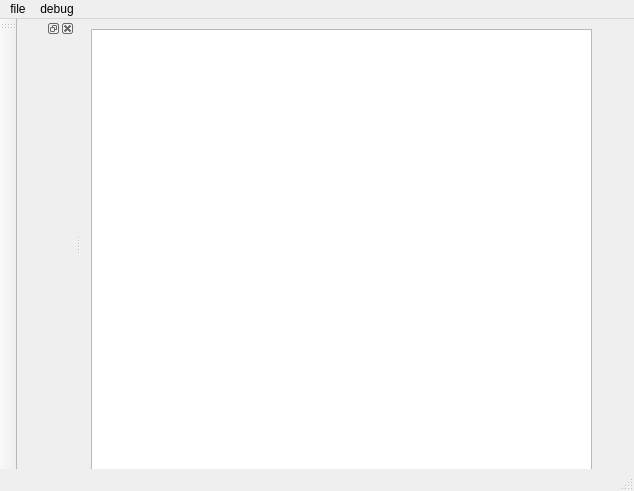
<?xml version="1.0" encoding="UTF-8"?>
<ui version="4.0">
 <class>MainWindow</class>
 <widget class="QMainWindow" name="MainWindow">
  <property name="geometry">
   <rect>
    <x>0</x>
    <y>0</y>
    <width>634</width>
    <height>491</height>
   </rect>
  </property>
  <property name="windowTitle">
   <string>MainWindow</string>
  </property>
  <widget class="QWidget" name="centralWidget">
   <widget class="QTextEdit" name="textEdit">
    <property name="geometry">
     <rect>
      <x>10</x>
      <y>10</y>
      <width>501</width>
      <height>451</height>
     </rect>
    </property>
   </widget>
  </widget>
  <widget class="QMenuBar" name="menuBar">
   <property name="geometry">
    <rect>
     <x>0</x>
     <y>0</y>
     <width>634</width>
     <height>26</height>
    </rect>
   </property>
   <widget class="QMenu" name="menufile">
    <property name="title">
     <string>file</string>
    </property>
    <addaction name="actionnew"/>
    <addaction name="separator"/>
    <addaction name="actionOK"/>
    <addaction name="separator"/>
    <addaction name="actionopen"/>
   </widget>
   <widget class="QMenu" name="menudebug">
    <property name="title">
     <string>debug</string>
    </property>
    <addaction name="actionOk"/>
    <addaction name="actionok"/>
    <addaction name="actionnew"/>
   </widget>
   <addaction name="menufile"/>
   <addaction name="menudebug"/>
  </widget>
  <widget class="QToolBar" name="mainToolBar">
   <property name="orientation">
    <enum>Qt::Vertical</enum>
   </property>
   <attribute name="toolBarArea">
    <enum>LeftToolBarArea</enum>
   </attribute>
   <attribute name="toolBarBreak">
    <bool>false</bool>
   </attribute>
  </widget>
  <widget class="QStatusBar" name="statusBar"/>
  <widget class="QDockWidget" name="dockWidget">
   <property name="allowedAreas">
    <set>Qt::BottomDockWidgetArea|Qt::TopDockWidgetArea</set>
   </property>
   <attribute name="dockWidgetArea">
    <number>1</number>
   </attribute>
   <widget class="QWidget" name="dockWidgetContents"/>
  </widget>
  <action name="actionnew">
   <property name="text">
    <string>new</string>
   </property>
  </action>
  <action name="actionOK">
   <property name="text">
    <string>OK</string>
   </property>
  </action>
  <action name="actionopen">
   <property name="text">
    <string>open</string>
   </property>
  </action>
  <action name="actionOk">
   <property name="text">
    <string>Ok</string>
   </property>
  </action>
  <action name="actionok">
   <property name="text">
    <string>ok</string>
   </property>
  </action>
  <action name="actionOK_2">
   <property name="text">
    <string>OK</string>
   </property>
  </action>
 </widget>
 <layoutdefault spacing="6" margin="11"/>
 <resources/>
 <connections/>
</ui>
